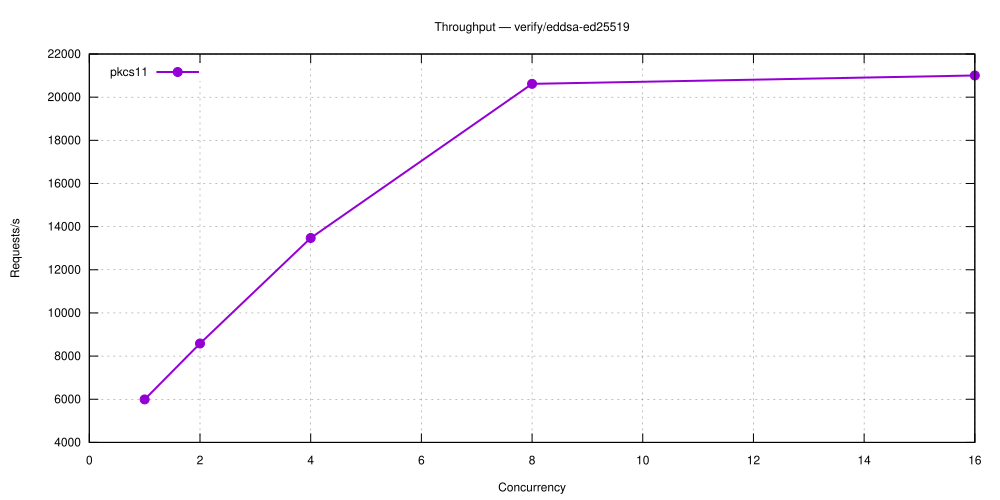

The gnuplot source for this figure:
set terminal svg size 1000,500 enhanced font 'Helvetica,12'
set output 'verify_eddsa-ed25519.svg'
set title 'Throughput — verify/eddsa-ed25519'
set grid
set xlabel 'Concurrency'
set ylabel 'Requests/s'
set key top left
plot 'verify_eddsa-ed25519-5.28.0-pkcs11.dat' using 1:2 with linespoints lw 2 pt 7 title 'pkcs11'
